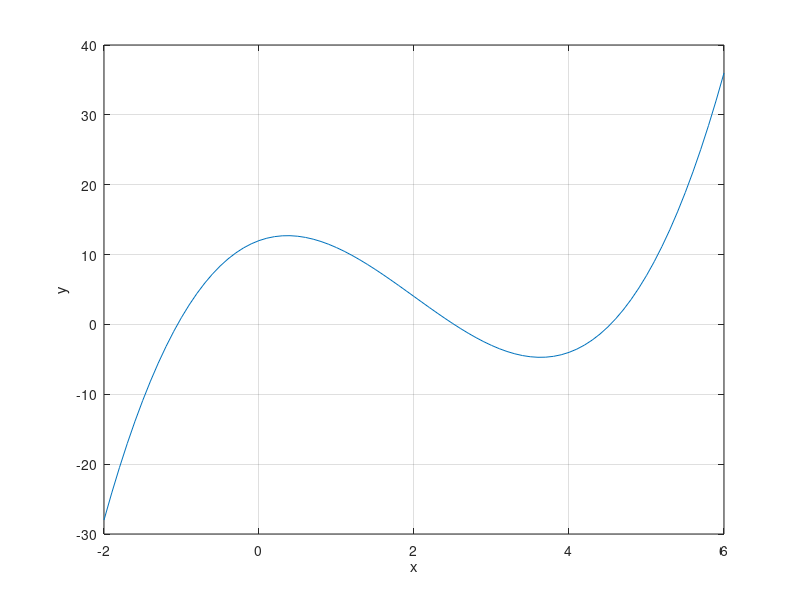

The MATLAB script that drew this image: (Note: this script raises an error after producing the figure.)
clc;
clear all;
close all;

func = @(x) x.^3 - 6* x.^2 + 4*x + 12;

x = -2:0.1:6;
y = feval(func,x);

plot(x,y);
xlabel('x');
ylabel('y');
grid on;

xl = 2;
xu = 3;
es = 0.1;
imax = 10;

xr = bisect(xl,xu,es,imax,func)